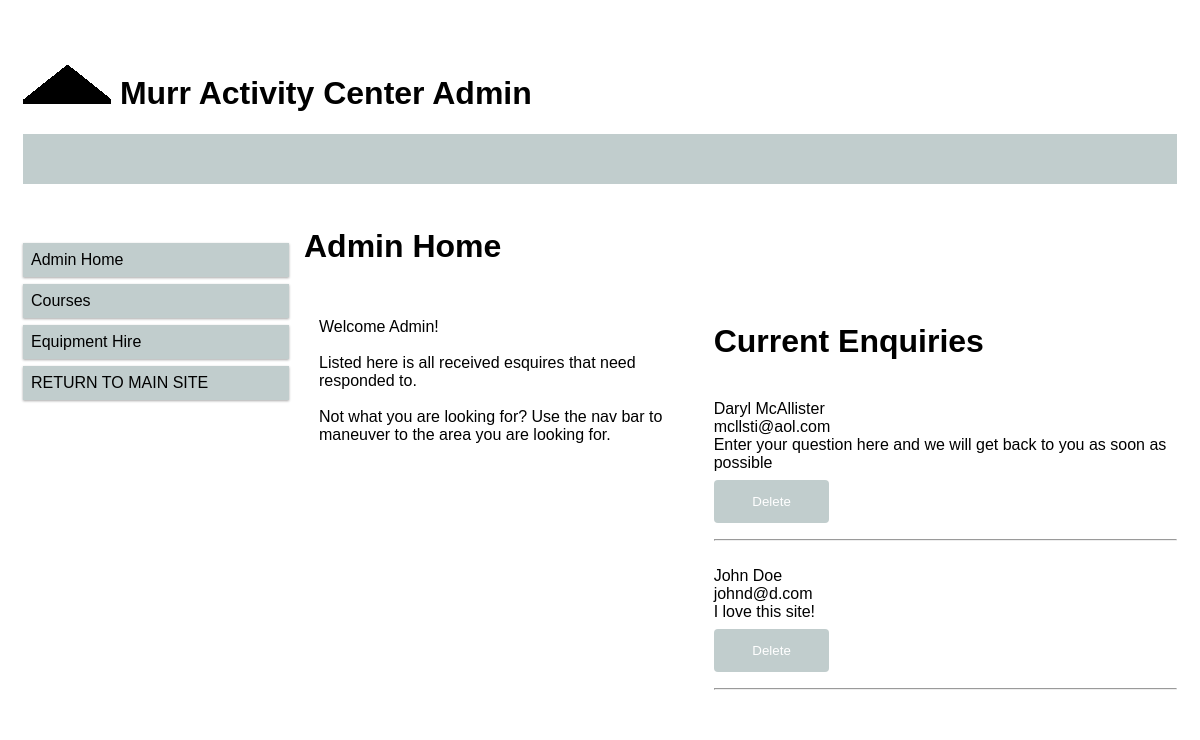
/_aIndex.php, run on the app's committed database.
### tables this page shows
CREATE TABLE `enquiries` (
  `id` int(6) NOT NULL,
  `First` varchar(255) NOT NULL,
  `Last` varchar(255) NOT NULL,
  `Email` varchar(255) NOT NULL,
  `Message` varchar(255) NOT NULL
);

### php/_admin/_ContactList.php (called while the page is built, shortened)
<?php
$servername = "localhost";
$dbname = "activity";
try {
$conn = new PDO("mysql:host=$servername;dbname=$dbname", DB_USER, DB_PASS);
$conn->setAttribute(PDO::ATTR_ERRMODE, PDO::ERRMODE_EXCEPTION);
}
catch(PDOException $e)
{
echo "Connection failed: " . $e->getMessage();
}
$query=$conn->prepare("SELECT * FROM enquiries");
$query->execute();
$results=$query->fetchAll(PDO::FETCH_ASSOC);
?>

### _aIndex.php (the view, shortened to what this page needs)
<?php include "includes/_apageHead.php" ?>
<?php include "includes/_apageNav.php" ?>
<?php include 'php/_admin/_ContactList.php';?>
<h1>Admin Home</h1>
<div class="col-4">
<p>
Welcome Admin!</br> </br>
Listed here is all received esquires that need responded to.</br></br>
Not what you are looking for? Use the nav bar to maneuver to the area you are looking for.
</P>
</div>
<div class="col-5">
<h1>Current Enquiries</h1>
  <?php
	foreach ($results as $row) {
		echo "<br />";
		echo $row['First'] . " " . $row['Last'] . "<br />";
		echo $row['Email'] . "<br />";
		echo $row['Message'] . "<br />";
		echo '<input type="button" class="button" name="Delete" value="Delete" id="' . $row['id'] . '" />';
		echo "<hr />";
	}
  ?>
</div>
<?php include "includes/_apageFooter.php" ?>

### css/_admin.css (style rules this page uses)
* { box-sizing: border-box; }
[class*="col-"] { float: left; padding: 15px; }
.col-4 { width: 33.33%; }
.col-5 { width: 41.66%; }
html { font-family: "Lucida Sans", sans-serif; }
input[type=button] { width: 25%; background-color: #c1cdcd; color: white; padding: 14px 20px; margin: 8px 0; border: none; border-radius: 4px; cursor: pointer; }

### data on the page
enquiries: First "Daryl", Last "McAllister", Email "mcllsti@aol.com", Message "Enter your question here and we will get back to you as soon as possible"
enquiries: First "John", Last "Doe", Email "johnd@d.com", Message "I love this site!"
